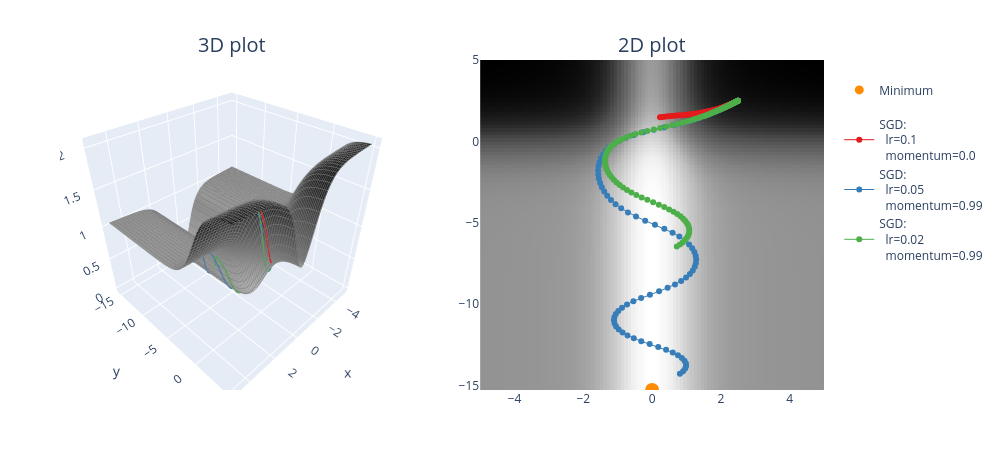

Write notebook code for a chart like this one.
### Markdown cell above
### Exercise - implement `opt_fn_with_sgd`

> ```yaml
> Difficulty: 🔴🔴🔴⚪⚪
> Importance: 🔵🔵🔵🔵⚪
>
> You should spend up to 15-20 minutes on this exercise.
> ```

Implement the `opt_fn_with_sgd` function using `torch.optim.SGD`. This function optimizes parameters `(x, y)` (which represent coordinates at which we evaluate a function) using gradient descent on that function value. In other words, this should look just like your optimization loops in previous days' material, except rather than passing in `model.parameters()` to your optimizer, you pass in `(xy,)` (because it needs to be an iterable of parameters, not just a single parameter).

Remember, your update steps `optimizer.step()` will automatically change the values of `xy` inplace - this means that you shouldn't store past values like `xy_list.append(xy)` because then past elements of that list will be modified when `xy` is updated. Instead, you should use something like `xy_list.append(xy.detach().clone())` to make sure you're returning a copy of the tensor, which won't continue to be modified.

We've also provided you with a function `plot_fn_with_points`, which plots a function as well as a list of points produced by functions like the one above. The code below starts from `(2.5, 2.5)` and adds the resulting trajectory of `(x, y)` coordinates to the contour plot. Does it find the minimum? Play with the learning rate and momentum a bit and see how close you can get within 100 iterations.

### Code cell
def opt_fn_with_sgd(
    fn: Callable, xy: Float[Tensor, "2"], lr=0.001, momentum=0.98, n_iters: int = 100
) -> Float[Tensor, "n_iters 2"]:
    """
    Optimize the a given function starting from the specified point.

    xy: shape (2,). The (x, y) starting point.
    n_iters: number of steps.
    lr, momentum: parameters passed to the torch.optim.SGD optimizer.

    Return: (n_iters+1, 2). The (x, y) values, from initial values to values after step `n_iters`.
    """
    # Make sure tensor has requires_grad=True, otherwise it can't be optimized (more on this tomorrow!)
    assert xy.requires_grad
    optimizer = t.optim.SGD((xy,), lr=lr, momentum=momentum)
    xy_list = []
    xy_list.append(xy.detach().clone())
    for _ in range(n_iters):
        optimizer.zero_grad()
        fn(xy[0],xy[1]).backward()
        optimizer.step()
        xy_list.append(xy.detach().clone())
    print(xy_list)
    return t.stack(xy_list)



points = []

optimizer_list = [
    (optim.SGD, {"lr": 0.1, "momentum": 0.0}),
    (optim.SGD, {"lr": 0.05, "momentum": 0.99}),
    (optim.SGD, {"lr": 0.02, "momentum": 0.99}),
]

for optimizer_class, params in optimizer_list:
    xy = t.tensor([2.5, 2.5], requires_grad=True)
    xys = opt_fn_with_sgd(pathological_curve_loss, xy=xy, lr=params["lr"], momentum=params["momentum"])
    points.append((xys, optimizer_class, params))
    print(f"{params=}, last point={xys[-1]}")

plot_fn_with_points(pathological_curve_loss, points=points, min_points=[(0, "y_min")])
